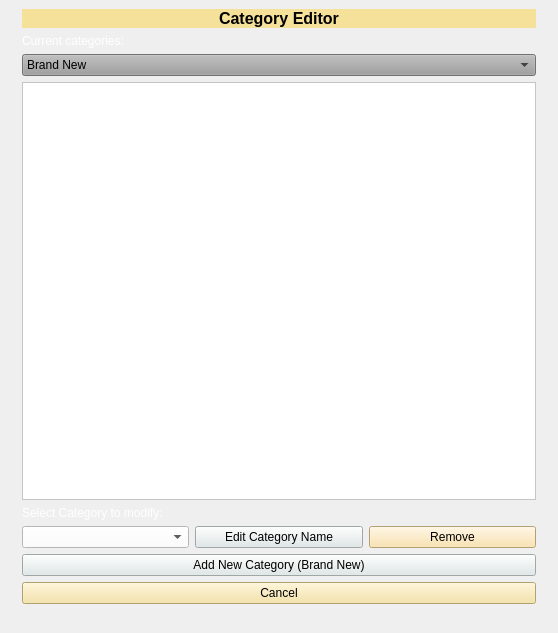
<?xml version="1.0" encoding="UTF-8"?>
<ui version="4.0">
 <class>MainWindow</class>
 <widget class="QMainWindow" name="MainWindow">
  <property name="geometry">
   <rect>
    <x>0</x>
    <y>0</y>
    <width>558</width>
    <height>633</height>
   </rect>
  </property>
  <property name="minimumSize">
   <size>
    <width>558</width>
    <height>300</height>
   </size>
  </property>
  <property name="windowTitle">
   <string>Category Editor</string>
  </property>
  <widget class="QWidget" name="CatWidget">
   <property name="styleSheet">
    <string notr="true"/>
   </property>
   <layout class="QGridLayout" name="gridLayout_2">
    <item row="0" column="1">
     <layout class="QGridLayout" name="gridLayout">
      <item row="0" column="0">
       <layout class="QVBoxLayout" name="verticalLayout">
        <item>
         <widget class="QLabel" name="label">
          <property name="font">
           <font>
            <pointsize>12</pointsize>
            <weight>75</weight>
            <bold>true</bold>
           </font>
          </property>
          <property name="styleSheet">
           <string notr="true">background-color:#f5e199;
</string>
          </property>
          <property name="text">
           <string>Category Editor</string>
          </property>
          <property name="alignment">
           <set>Qt::AlignCenter</set>
          </property>
         </widget>
        </item>
        <item>
         <widget class="QLabel" name="label_2">
          <property name="styleSheet">
           <string notr="true">color: rgb(255, 255, 255);</string>
          </property>
          <property name="text">
           <string>Current categories:</string>
          </property>
         </widget>
        </item>
        <item>
         <widget class="QComboBox" name="cmbState">
          <property name="styleSheet">
           <string notr="true">background-color:rgb(158, 158, 158);</string>
          </property>
          <item>
           <property name="text">
            <string>Brand New</string>
           </property>
          </item>
          <item>
           <property name="text">
            <string>2nd Hand</string>
           </property>
          </item>
         </widget>
        </item>
        <item>
         <widget class="QPlainTextEdit" name="txtList">
          <property name="styleSheet">
           <string notr="true">background-color: rgb(255, 255, 255);</string>
          </property>
          <property name="readOnly">
           <bool>true</bool>
          </property>
         </widget>
        </item>
        <item>
         <widget class="QLabel" name="label_3">
          <property name="styleSheet">
           <string notr="true">color: rgb(255, 255, 255);</string>
          </property>
          <property name="text">
           <string>Select Category to modify:</string>
          </property>
         </widget>
        </item>
        <item>
         <layout class="QHBoxLayout" name="horizontalLayout_2">
          <item>
           <widget class="QComboBox" name="cmbCat">
            <property name="styleSheet">
             <string notr="true">background-color: rgb(255, 255, 255);</string>
            </property>
           </widget>
          </item>
          <item>
           <widget class="QPushButton" name="btnEdit">
            <property name="styleSheet">
             <string notr="true">background-color: rgb(253, 251, 132);
background-color: #dfe9e8;
</string>
            </property>
            <property name="text">
             <string>Edit Category Name</string>
            </property>
            <property name="icon">
             <iconset>
              <normaloff>Icons/editCat.png</normaloff>Icons/editCat.png</iconset>
            </property>
           </widget>
          </item>
          <item>
           <widget class="QPushButton" name="btnRemove">
            <property name="styleSheet">
             <string notr="true">background-color:#fade9f;
</string>
            </property>
            <property name="text">
             <string>Remove</string>
            </property>
            <property name="icon">
             <iconset>
              <normaloff>Icons/removeCat.png</normaloff>Icons/removeCat.png</iconset>
            </property>
           </widget>
          </item>
         </layout>
        </item>
        <item>
         <widget class="QPushButton" name="btnNew">
          <property name="styleSheet">
           <string notr="true">background-color: rgb(253, 251, 132);
background-color: #dfe9e8;
</string>
          </property>
          <property name="text">
           <string>Add New Category (Brand New)</string>
          </property>
          <property name="icon">
           <iconset>
            <normaloff>Icons/newCat.png</normaloff>Icons/newCat.png</iconset>
          </property>
         </widget>
        </item>
        <item>
         <widget class="QPushButton" name="btnCancel">
          <property name="styleSheet">
           <string notr="true">background-color:#f5e199;
</string>
          </property>
          <property name="text">
           <string>Cancel</string>
          </property>
          <property name="icon">
           <iconset>
            <normaloff>Icons/cancel.png</normaloff>Icons/cancel.png</iconset>
          </property>
         </widget>
        </item>
       </layout>
      </item>
     </layout>
    </item>
    <item row="0" column="2">
     <widget class="QLabel" name="label_5">
      <property name="text">
       <string/>
      </property>
     </widget>
    </item>
    <item row="0" column="0">
     <widget class="QLabel" name="label_4">
      <property name="text">
       <string/>
      </property>
     </widget>
    </item>
    <item row="1" column="1">
     <widget class="QLabel" name="label_6">
      <property name="text">
       <string/>
      </property>
     </widget>
    </item>
   </layout>
  </widget>
  <widget class="QMenuBar" name="menubar">
   <property name="geometry">
    <rect>
     <x>0</x>
     <y>0</y>
     <width>558</width>
     <height>21</height>
    </rect>
   </property>
  </widget>
 </widget>
 <resources/>
 <connections/>
</ui>
